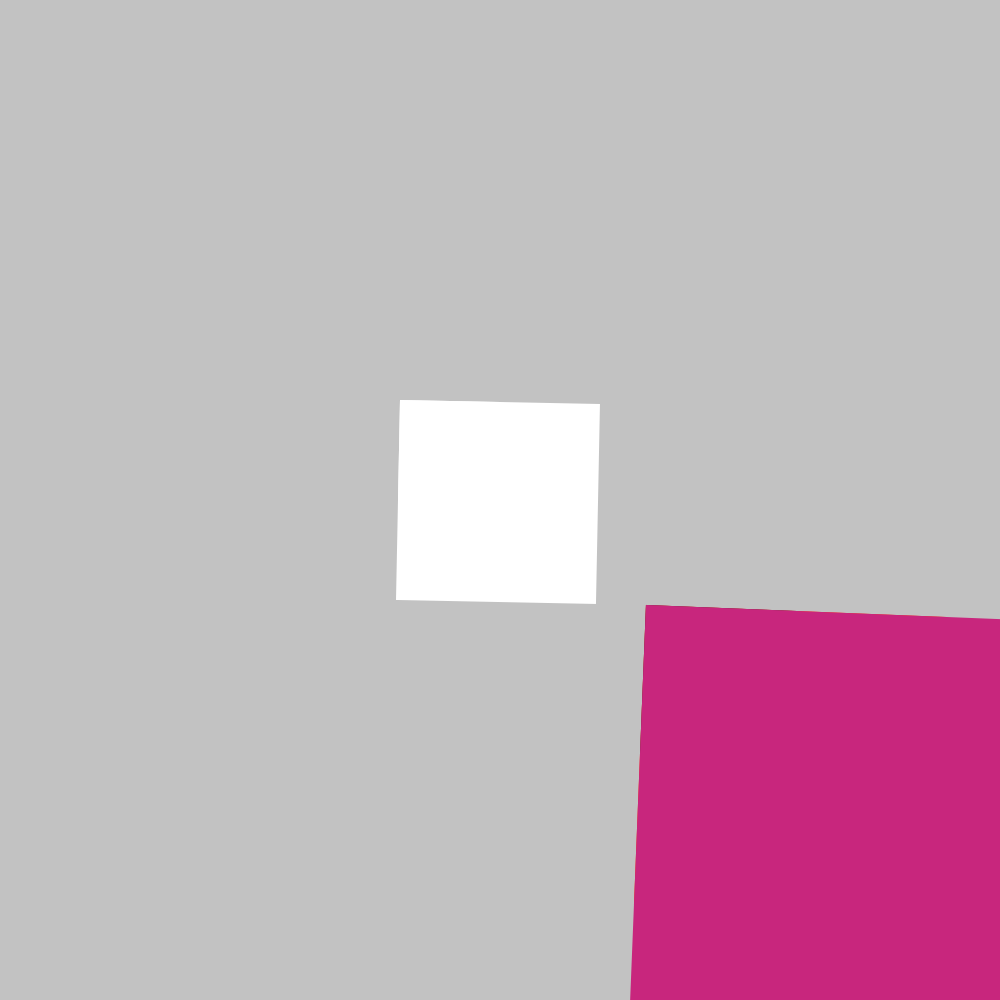
Frame 1 (no input)
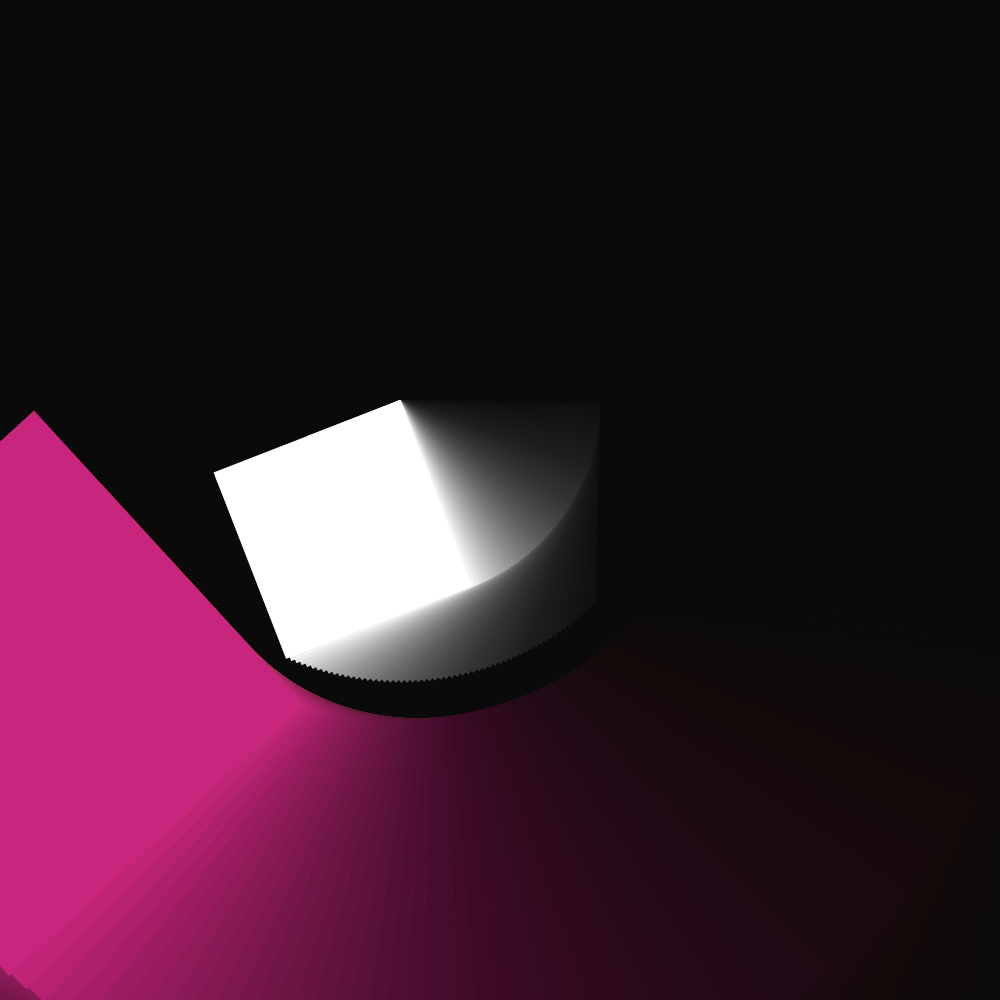
Frame 60 (the mouse pressed at the canvas centre just before this capture)
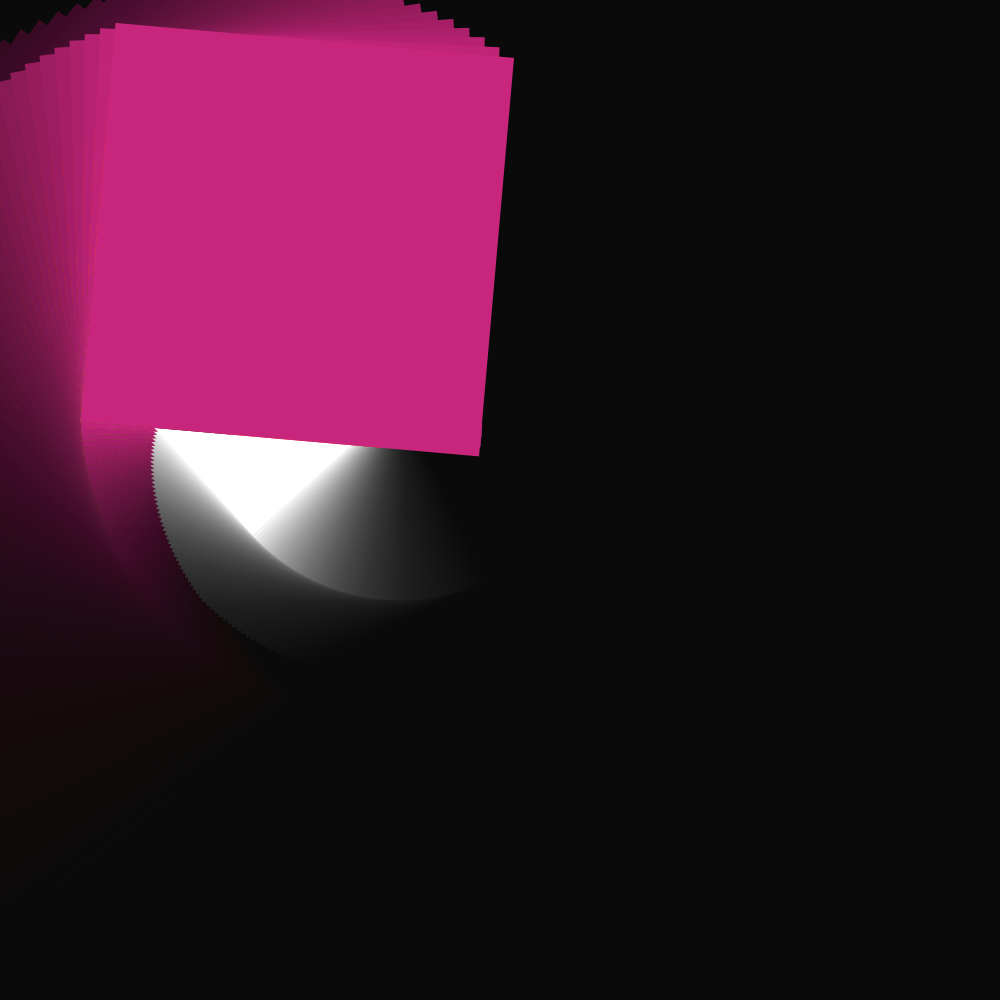
Frame 120 (the mouse held since frame 60 and released just before this capture)

The Processing sketch that drew these frames (run headless with seeded random() and noise(); from frame 60 on, the mouse is pressed at the canvas centre):

// Processing sketch: processing_173563
// ── processing_173563.pde

float angulo = 0.0;

void setup(){
  size(1000, 1000);
  smooth();
    noStroke();
}

void draw(){
  fill(0, 12);
  rect(0, 0, width, height);
  fill(255);
  
  angulo = angulo + 0.02;
  translate(400, 400);
  rotate(angulo);
rect(0, 0, 100, 100);
 rect (0, 0, 200, 200); 
  translate(250, 200); //probar sin translate
  fill(250, 189, 189, 100);
  rotate(angulo);
 rect(0, 0, 100, 100);
 rect(0, 0, 200, 200);
 fill (252,42,5);
 rect (0, 0, 300, 300);
  fill (85,46,78);
  rect (0,0,150,150);
  fill (200,38,125);
  rect (0,0,400,400);
}
